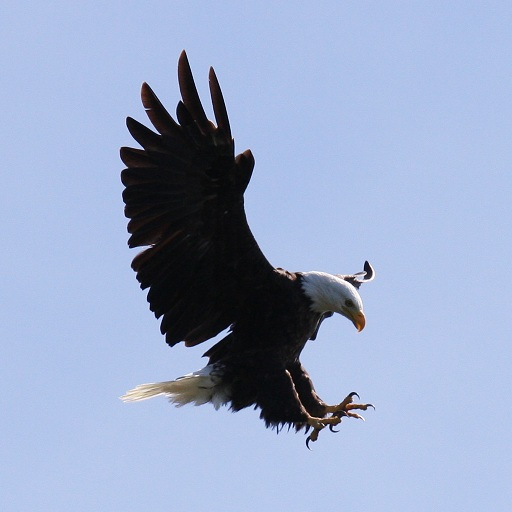
%> input picture PROCESSAMENTO E SINAL DE IMAGEM/Anos anteriores/Processamento de Sinal e Imagem/TPC_2/Aguia.jpg, 512 x 512 px
$ octave --eval "MariaGama_TP2_D('Aguia.jpg');"   (GNU Octave 9; MATLAB toolbox functions it lacks are replaced by stand-ins)
%> lines starting %> are read from the running program, lines starting %| are printed output that depends on the picture
%Extração de assinatura de cor

%Criado por Maria Gama a 13/03/2021

function []= MariaGama_TP2_D(imagem)
%> called with imagem = 'Aguia.jpg'
IM=imread(imagem);
%> IM is the input picture: size 512x512x3 uint8; mean R, G, B 152.7, 167.8, 199.3
a=size(IM);
%> a = [512 512 3]
linhas=a(1);
%> linhas = 512
colunas=a(2);
%> colunas = 512
linhacentral=round(linhas/2);
%> linhacentral = 256
colunacentral=round(colunas/2);
%> colunacentral = 256

LinhaDireita=round(linhacentral+linhas/20);
%> LinhaDireita = 282
LinhaEsquerda=round(linhacentral-linhas/20);
%> LinhaEsquerda = 230
ColunaCima=round(colunacentral+colunas/20);
%> ColunaCima = 282
ColunaBaixo=round(colunacentral-colunas/20);
%> ColunaBaixo = 230

subImagem=IM(LinhaEsquerda:LinhaDireita,ColunaBaixo:ColunaCima,:); %imagem central
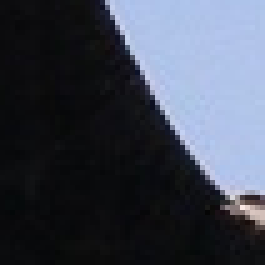
%> subImagem: size 53x53x3 uint8 (shown 5 times larger); mean R, G, B 63.7, 69.3, 82.2

R=subImagem(:,:,1);
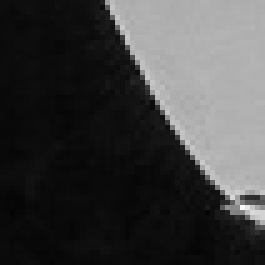
%> R: size 53x53 uint8 (shown 5 times larger); min 3, max 249, mean 63.7
G=subImagem(:,:,2);
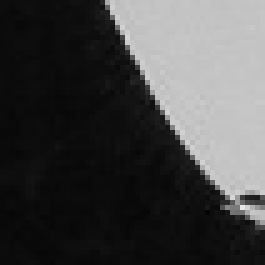
%> G: size 53x53 uint8 (shown 5 times larger); min 5, max 230, mean 69.3
B=subImagem(:,:,3);
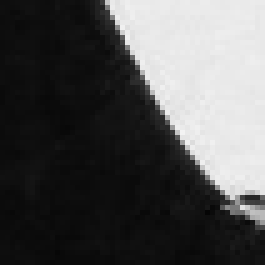
%> B: size 53x53 uint8 (shown 5 times larger); min 5, max 243, mean 82.2

HSV=rgb2hsv(subImagem);
%> HSV: size 53x53x3 double; mean H, S, V 0.594, 0.22, 0.324
H=HSV(:,:,1);
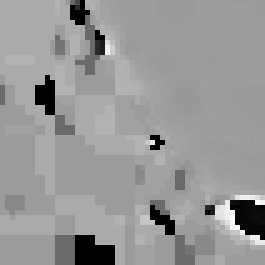
%> H: size 53x53 double (shown 5 times larger); min 0, max 0.992, mean 0.594
S=HSV(:,:,2);
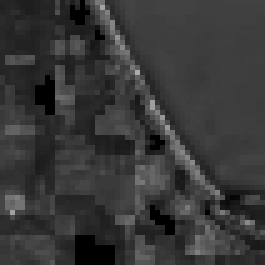
%> S: size 53x53 double (shown 5 times larger); min 0, max 0.675, mean 0.22
V=HSV(:,:,3);

minR= min(min(R));
%> minR = 3
minG= min(min(G));
%> minG = 5
minB= min(min(B));
%> minB = 5
maxR= max(max(R));
%> maxR = 249
maxG= max(max(G));
%> maxG = 230
maxB= max(max(B));
%> maxB = 243
meanR= mean(mean(R));
%> meanR = 63.7
meanG= mean(mean(G));
%> meanG = 69.27
meanB= mean(mean(B));
%> meanB = 82.16
SDR= std2(double(R));
%> SDR = 75.83
SDG= std2(double(G));
%> SDG = 83.44
SDB= std2(double(B));
%> SDB = 98.8
minH= min(min(H));
%> minH = 0
minS= min(min(S));
%> minS = 0
minV= min(min(V));
%> minV = 0.0196
maxH= max(max(H));
%> maxH = 0.992
maxS= max(max(S));
%> maxS = 0.675
maxV= max(max(V));
%> maxV = 0.976
meanH= mean(mean(H));
%> meanH = 0.594
meanS= mean(mean(S));
%> meanS = 0.22
meanV= mean(mean(V));
%> meanV = 0.324
SDH= std2(double(H));
%> SDH = 0.15
SDS= std2(double(S));
%> SDS = 0.0838
SDV= std2(double(V));
%> SDV = 0.388

figure(1)
subplot(2,4,1), imshow(IM), title("original")
subplot(2,4,2), imshow(subImagem), title("max, min, media, desvio padrao")
subplot(2,4,3), imshow(R), title("RED " +maxR+" "+minR+" "+meanR+" "+SDR)
subplot(2,4,4), imshow(G), title("GREEN " +maxG+" "+minG+" "+meanG+" "+SDG)
subplot(2,4,5), imshow(B), title("BLUE " +maxB+" "+minB+" "+meanB+" "+SDB)
subplot(2,4,6), imshow(H), title("HUE " +maxH+" "+minH+" "+meanH+" "+SDH)
subplot(2,4,7), imshow(S), title("SATURATION " +maxS+" "+minS+" "+meanS+" "+SDS)
subplot(2,4,8), imshow(V), title("VALUE " +maxV+" "+minV+" "+meanV+" "+SDV)
end
